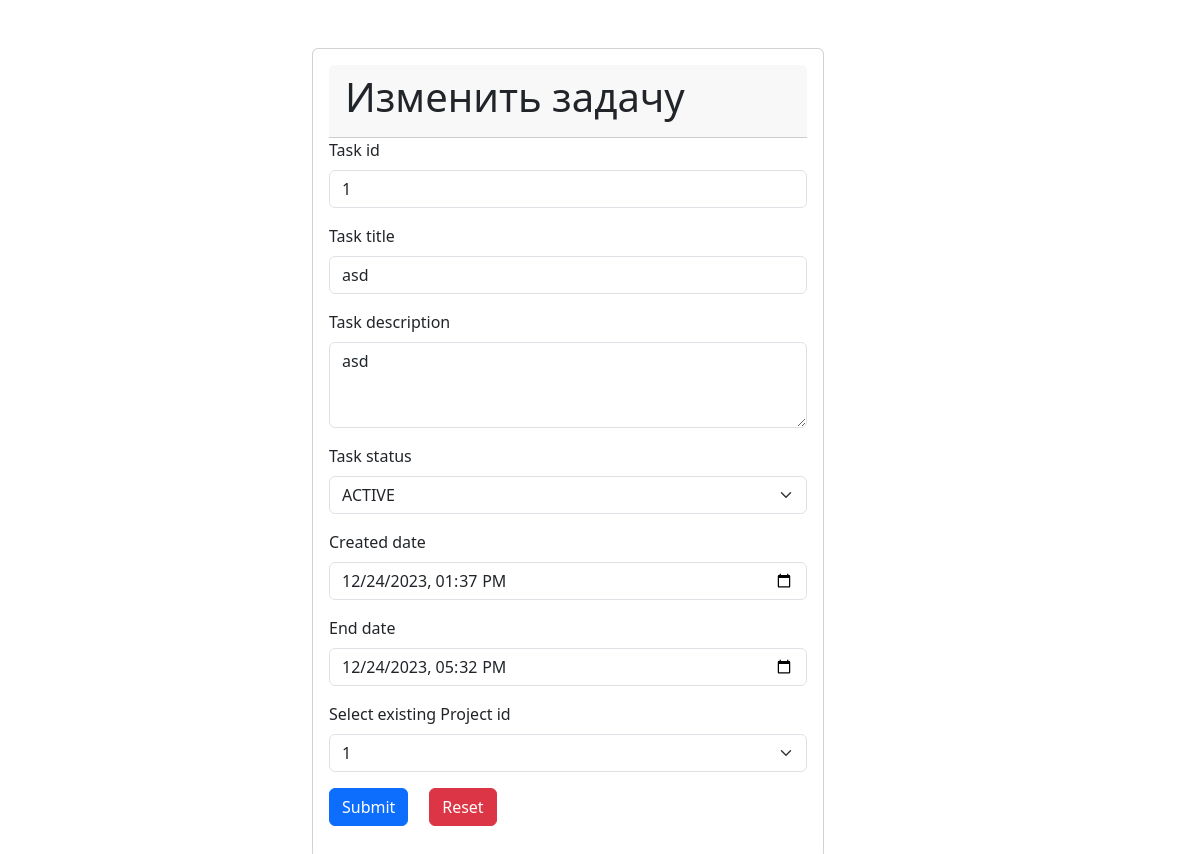
Screenshot of /task/edit/1 with the database file from the repository.
### models.py (models this page shows)
class Task(Base):
    __tablename__ = "tasks"
    id = Column(Integer, primary_key=True, index=True)
    title = Column(String, nullable=False)
    description = Column(String, nullable=True)
    status = Column(Enum(Status), default=Status.Pending)
    created_at = Column(DateTime, nullable=False)
    due_date = Column(DateTime)
    owner_id = Column(Integer, ForeignKey("users.id"), nullable=True, index=True)
    owner = relationship("User", back_populates="tasks")
    project_id = Column(Integer, ForeignKey("projects.id"), nullable=False, index=True)
    project = relationship("Project", back_populates="tasks")

class Project(Base):
    __tablename__ = "projects"
    id = Column(Integer, primary_key=True, index=True)
    title = Column(String, nullable=False)
    description = Column(String, nullable=False)
    start_date = Column(DateTime, nullable=False)
    end_date = Column(DateTime, nullable=False)
    users = relationship(
        "User",
        secondary=user_group_associations,
        back_populates="projects")
    tasks = relationship(
        "Task",
        back_populates="project",
        cascade='all, delete-orphan')

### task_view.py (the view)
@router.get("/task/edit/{task_id}", response_class=HTMLResponse)
async def edit_task_page(request: Request, task_id: int, db: Session = Depends(get_db)):
    task = await task_routes.get_task(task_id, db=db)
    task.created_at = task.created_at.strftime("%Y-%m-%d %H:%M")
    task.due_date = task.due_date.strftime("%Y-%m-%d %H:%M")
    projects = await project_routes.get_all_projects(0, 100, db=db)
    return templates.TemplateResponse("task/edit_task.html",
                                      {"request": request, "projects": projects, "task": task})

### templates/task/edit_task.html (shortened to what this page needs)
<html>
<head>
    <link href="{{ url_for('static', path='/css/bootstrap.css') }}" rel="stylesheet">
</head>
<body>
<div class="container w-50">
<div class="card text-left mt-5" style="width: 32rem;align:center;">
    <div class="card-body">
      <div class="card-header">
        <h1> Изменить задачу </h1>
      </div>
        <form action="/task/update/{{task.id}}" method="post">
            <div class="mb-3">
                  <label for="id" class="form-label">Task id</label>
                  <input type="text" class="form-control" id="id" name="id" value="{{task.id}}" readonly>
            </div>
             <div class="mb-3">
                  <label for="title" class="form-label">Task title</label>
                  <input type="text" class="form-control" id="title"  name="title" value="{{task.title}}">
            </div>
            <div class="mb-3">
                  <label for="description" class="form-label">Task description</label>
                 <textarea class="form-control" id="description"  name="description"  rows="3" placeholder=" description">{{task.description}}</textarea>
            </div>
            <div class="mb-3">
                <label for="status" class="form-label">Task status</label>
                <select id="status" name="status" class="form-select" aria-label="Default select example">
                    <option value="ACTIVE" {% if task.status.value == "ACTIVE" %}selected{% endif %}>ACTIVE</option>
                </select>
            </div>
            <div class="mb-3">
                <label for="created_at" class="form-label">Created date</label>
                <input type="datetime-local" class="form-control" id="created_at"  name="created_at"  value="{{task.created_at}}">
            </div>
            <div class="mb-3">
                <label for="due_date" class="form-label">End date</label>
                <input type="datetime-local" class="form-control" id="due_date"  name="due_date"  value="{{task.due_date}}">
            </div>
            <div class="mb-3">
                <label for="project_id" class="form-label">Select existing Project id</label>
                <select id="project_id" name="project_id" class="form-select" aria-label="Default select example">
                    {% for project in projects %}
                        <option value="{{project.id}}" {% if project.id == task.project_id %}selected{% endif %} value="{{ project.id }}">{{project.id}}</option>
                    {% endfor%}
                </select>
            </div>
            <input type="submit" class="btn btn-primary"> &nbsp;&nbsp;&nbsp;&nbsp;<input type="reset" class="btn btn-danger">
        </form>
        </div>
    </div>
</div>
</body>
</html>

### rows the page displays
Task: id "1", title "asd", description "asd", status "ACTIVE", created_at "12/24/2023 13:37", due_date "12/24/2023 17:32", project_id "1"
